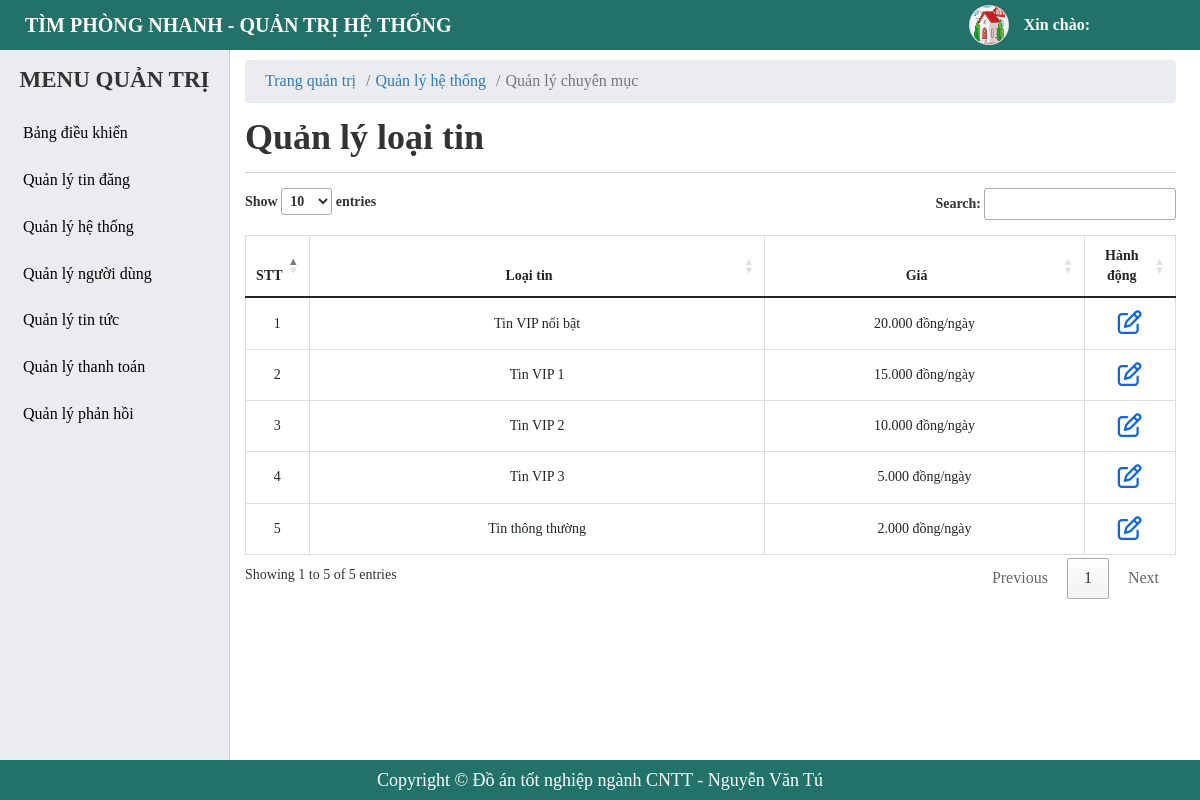
The page /admin/new-type.php on the database its author committed.
### tables this page shows
CREATE TABLE `tbl_new_type` (
  `id` bigint(20) NOT NULL,
  `name_type` varchar(255) NOT NULL,
  `slug` varchar(255) NOT NULL,
  `price` bigint(20) NOT NULL,
  `status` tinyint(4) NOT NULL DEFAULT 1,
  `created_at` timestamp NOT NULL DEFAULT current_timestamp(),
  `update_ad` timestamp NOT NULL DEFAULT current_timestamp()
);

### admin/new-type.php (the view, shortened to what this page needs)
<?php
    include './include/connect.php';
    $queryType = $conn->prepare("SELECT * FROM tbl_new_type");
    $queryType->execute();
    $resultsType = $queryType->fetchAll(PDO::FETCH_OBJ);
?>
<!DOCTYPE html>
<html lang="en">
<head>
    <?php include('include/link-css.php');?>
</head>
<body>
    <?php
     include('include/header.php');
    ?>
    <div id="main">
        <?php
        include('include/sidebar.php');
        ?>
        <div id="main-right">
            <nav aria-label="breadcrumb">
                <ol class="breadcrumb">
                    <li class="breadcrumb-item"><a href="#">Trang quản trị</a></li>
                    <li class="breadcrumb-item"><a href="#">Quản lý hệ thống</a></li>
                    <li class="breadcrumb-item active" aria-current="page">Quản lý chuyên mục</li>
                </ol>
            </nav>
            <section class="main-right-title">
                <div class="form-title">
                    <h1>Quản lý loại tin</h1>
                </div>
            </section>
            <div class="main-right-table">
                <table class="table table-bordered table-post-list" id = "table-manage">
                    <thead>
                        <tr>
                            <th style="width: 5%;" >STT</th>
                            <th style="width: 50%;" >Loại tin</th>
                            <th style="width: 35%;" >Giá</th>
                            <th style="width: 10%;" >Hành động</th>
                        </tr>
                    </thead>
                    <tbody >
                        <?php foreach ($resultsType as $key => $value) { ?>
                            <tr>
                                <td><?php echo $key+1 ?></td>
                                <td>
                                    <p><?php echo $value -> name_type ?></p>
                                </td>
                                <td>
                                    <p>
                                        <?php
                                        $bien = number_format((int) $value -> price,0,",",".");
                                        echo $bien." đồng/ngày";
                                        ?>
                                    </p>
                                </td>
                                <td>
                                    <a href="./new-type.php?id=<?php echo $value -> id ?>" class="btn-setting btn-edit" style = "color: #1266dd;"><i class="fa-regular fa-pen-to-square"></i></a>
                                </td>
                            </tr>
                        <?php } ?>
                    </tbody>
                </table>
            </div>
        </div>
    </div>
    <?php include('include/footer.php');?>
</body>
</html>

### admin/css/style.css (style rules this page uses)
* { margin: 0; padding: 0; box-sizing: border-box; font-family: "MS Mincho"; }
a, a:hover { text-decoration: none; transition: all 0.3s ease-in-out 0s; -moz-transition: all 0.3s ease-in-out 0s; -o-transition: all 0.3s ease-in-out 0s; -webkit-transition: all 0.3s ease-in-out 0s; -ms-transition: all 0.3s ease-in-out 0s; }
body { height: 100%; }
#main-right { padding: 60px 24px 50px 245px; }
#main-right .breadcrumb { background-color: #eaecef; padding: 10px 20px; margin-bottom: 0; }
#main-right li, #main-right a { font-size: 16px; }
.main-right-title { display: flex; justify-content: space-between; border-bottom: 1px solid #ccc; margin-bottom: 15px; }
.form-title { margin: 15px 0; }
.form-title h1 { font-weight: 700; }
#main-right .table-bordered th, .table-bordered td { text-align: center; font-size: 14px; }
.main-right-table .table-post-list { border-collapse: collapse; }
.table-post-list td { vertical-align: middle !important; white-space: normal; }
.table-post-list .btn-setting { margin: 0 5px; font-size: 24px !important; }

### rows shown on the page
tbl_new_type: name_type "Tin VIP nổi bật", price "20.000"
tbl_new_type: name_type "Tin VIP 1", price "15.000"
tbl_new_type: name_type "Tin VIP 2", price "10.000"
tbl_new_type: name_type "Tin VIP 3", price "5.000"
tbl_new_type: name_type "Tin thông thường", price "2.000"
